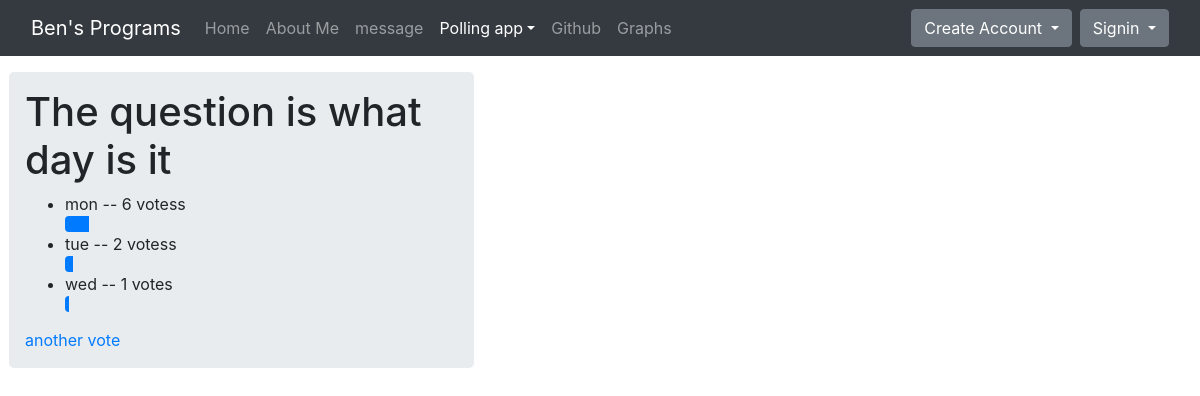
Page /polls/8/results/ on the earlier database version.
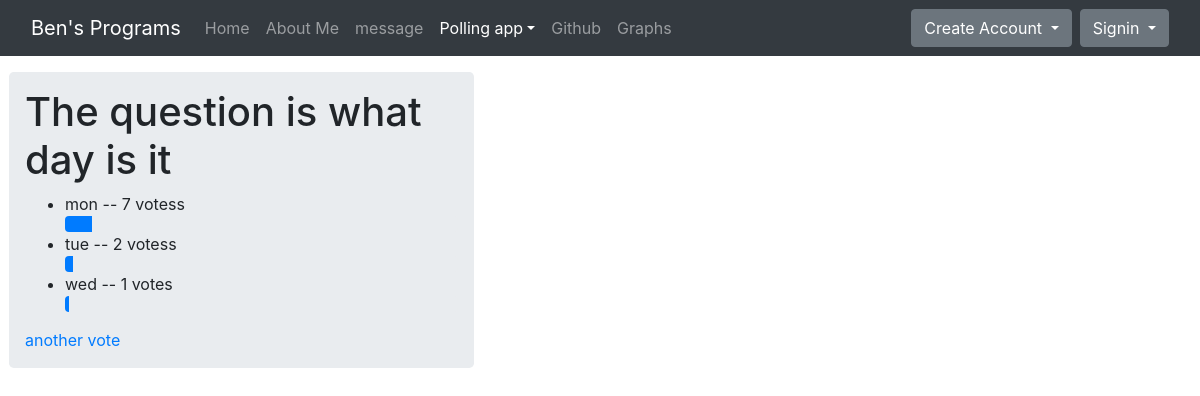
Same page on the later database version.
### polls/models.py (models this page shows, shortened)
class Choice(models.Model):
    question = models.ForeignKey(Question, on_delete=models.CASCADE)
    choice_text = models.CharField(max_length=200)
    votes = models.IntegerField(default=0)

### polls/views.py (the view)
# urls.py: path('<int:pk>/results/', views.Results.as_view(), name='results'),
class Results(generic.DetailView):
    model = Question
    template_name = 'polls/results.html'
    additional_context = {'a':'polling'}
    def get_context_data(self, *args, **kwargs):
        context = super(Results, self).get_context_data(*args, **kwargs)
        context['additional_context'] = self.additional_context
        print(context)
        return context

### polls/models.py (called while the page is built)
    def __str__(self):
        return self.question_text

### polls/templates/polls/results.html
{% extends 'base.html' %}
{% block content %}
<div class="fluid-container">
<div class="row ">
  <div class="col-md-5 px-4">
    <div class="p-3 jumbotron">
      <h1>The question is {{ question }}</h1>
      <ul>
        {% for choice in question.choice_set.all %}
          <li>{{  choice.choice_text  }} -- {{ choice.votes }} votes{{ choice.votes|pluralize }} </li>
          <div class="progress">
            <div class="progress-bar" role="progressbar" style="width: {{ choice.votes }}%" aria-valuenow={{ choice.votes }} aria-valuemin="0" aria-valuemax="100"></div>
          </div>
        {% endfor %}
      </ul>
      <a href="{% url 'polls:detail' question.id %}">another vote</a>
    </div>
  </div>
</div>
</div>
{% endblock %}

Differences in the rows shown:
changed Choice "mon": votes "6" → "7"
